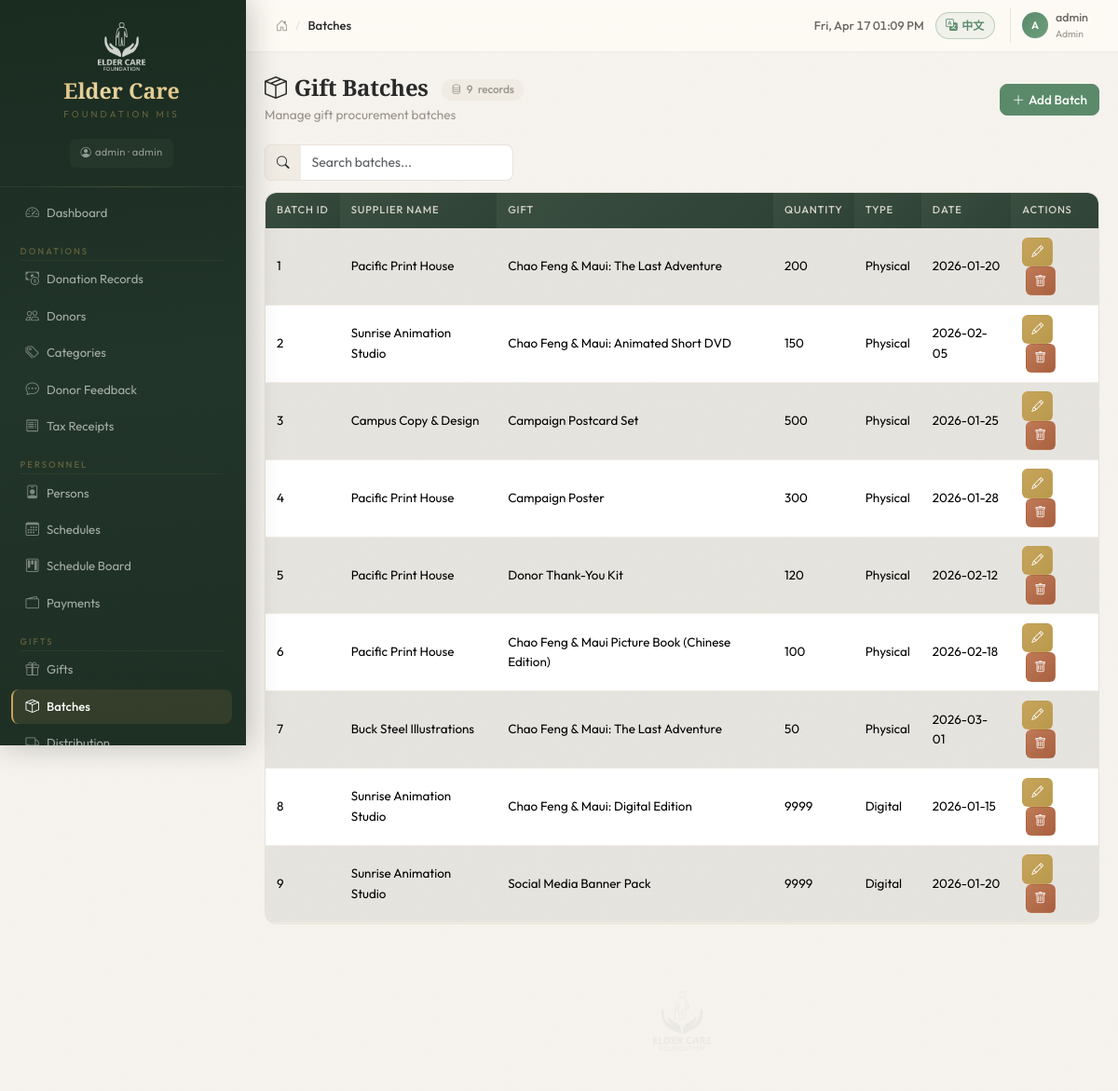
Screenshot of /batches (signed in) with the database file from the repository.
### tables this page shows
CREATE TABLE "User" (
	"user_id"	INTEGER,
	"user_name"	TEXT,
	"password"	TEXT,
	"email"	TEXT,
	"is_active"	INTEGER,
	"created_date"	NUMERIC,
	"updated_date"	NUMERIC, role TEXT DEFAULT "viewer",
	PRIMARY KEY("user_id")
);

CREATE TABLE "gift_batch" (
	"batch_id"	INTEGER,
	"supplier_id"	INTEGER,
	"gift_id"	INTEGER,
	"batch_quantity"	INTEGER,
	"batch_type"	TEXT,
	"batch_date"	NUMERIC,
	PRIMARY KEY("batch_id"),
	FOREIGN KEY("gift_id") REFERENCES "gifts"("gift_id"),
	FOREIGN KEY("supplier_id") REFERENCES "suppliers"("supplier_id")
);

CREATE TABLE "suppliers" (
	"supplier_id"	INTEGER,
	"supplier_name"	TEXT,
	"address"	TEXT,
	"phone"	TEXT,
	"company"	TEXT,
	"contact_name"	TEXT, contact_email TEXT,
	PRIMARY KEY("supplier_id")
);

CREATE TABLE "gifts" (
	"gift_id"	INTEGER,
	"gift_name"	TEXT,
	"gift_type"	TEXT,
	"unit_cost"	REAL,
	"description"	TEXT,
	"current_stock"	INTEGER,
	"min_stock_level"	INTEGER,
	"is_active"	NUMERIC,
	"created_date"	INTEGER,
	PRIMARY KEY("gift_id")
);

### blueprints/gifts.py (the view)
@gifts_bp.route('/batches')
@login_required
@role_required('event_coordinator')
def batches_list():
    rows = query_db(
        'SELECT b.*, g.gift_name, s.supplier_name '
        'FROM gift_batch b '
        'LEFT JOIN gifts g ON b.gift_id = g.gift_id '
        'LEFT JOIN suppliers s ON b.supplier_id = s.supplier_id '
        'ORDER BY b.batch_id ASC'
    )
    gifts = query_db('SELECT gift_id, gift_name FROM gifts ORDER BY gift_name')
    suppliers = query_db('SELECT supplier_id, supplier_name FROM suppliers ORDER BY supplier_name')
    return render_template('gifts/batches.html', rows=rows, gifts=gifts, suppliers=suppliers)

### blueprints/auth.py (called while the page is built)
def role_required(*roles):
    def decorator(f):
        @wraps(f)
        def wrapped(*args, **kwargs):
            if not current_user.has_role(*roles):
                flash('Insufficient permissions to access this page', 'warning')
                return redirect(url_for('dashboard.index'))
            return f(*args, **kwargs)
        return wrapped
    return decorator

    @property
    def is_admin(self):
        return self.role == 'admin'

    def has_role(self, *roles):
        return self.role in roles or self.role == 'admin'

### db.py (called while the page is built)
def get_db():
    if 'db' not in g:
        g.db = sqlite3.connect(current_app.config['DATABASE'])
        g.db.row_factory = sqlite3.Row
        g.db.execute('PRAGMA foreign_keys = ON')
    return g.db

def query_db(sql, args=(), one=False):
    cur = get_db().execute(sql, args)
    rv = cur.fetchall()
    cur.close()
    return (rv[0] if rv else None) if one else rv

### templates/gifts/batches.html (shortened to what this page needs)
{% extends "base.html" %}
{% from "macros/i18n_values.html" import value as i18n_value %}
{% block breadcrumb %}<span data-i18n="Batches">Batches</span>{% endblock %}
{% block content %}
<div class="page-header">
  <div>
    <h4 class="mb-1"><i class="bi bi-box-seam me-2"></i><span data-i18n="Gift Batches">Batch Management</span> <span class="record-count"><i class="bi bi-database"></i>{{ rows|length }} <span data-i18n="records">records</span></span></h4>
    <p class="page-subtitle" data-i18n="Manage gift procurement batches">Track gift batch orders and quantities</p>
  </div>
  <button class="btn btn-primary" onclick="openAdd()"><i class="bi bi-plus-lg me-1"></i><span data-i18n="Add Batch">Add Batch</span></button>
</div>
<div class="table-info-bar">
<div class="table-search mb-3">
  <div class="input-group" style="max-width:320px;">
    <span class="input-group-text"><i class="bi bi-search"></i></span>
    <input type="text" class="form-control" data-i18n-placeholder="Search batches..." placeholder="Search batches..." id="tableSearch">
  </div>
</div>
</div>
{% if rows %}
<div class="table-responsive">
  <table class="table table-striped table-hover align-middle">
    <thead class="table-header">
      <tr>
        <th data-i18n="Batch ID">Batch ID</th><th data-i18n="Supplier Name">Supplier</th><th data-i18n="Gift">Gift</th><th data-i18n="Quantity">Quantity</th><th data-i18n="Type">Type</th><th data-i18n="Date">Date</th><th data-i18n="Actions">Actions</th>
      </tr>
    </thead>
    <tbody>
      {% for r in rows %}
      <tr>
        <td>{{ r.batch_id }}</td>
        <td>{{ r.supplier_name }}</td>
        <td>{{ r.gift_name }}</td>
        <td>{{ r.batch_quantity }}</td>
        <td>{{ i18n_value(r.batch_type) }}</td>
        <td>{{ r.batch_date }}</td>
        <td>
          <button class="btn btn-sm btn-warning" aria-label="Edit" data-bs-toggle="tooltip" data-i18n-title="Edit" title="Edit" onclick="openEdit({{ r.batch_id }}, '{{ r.supplier_id }}', '{{ r.gift_id }}', '{{ r.batch_quantity }}', '{{ r.batch_type }}', '{{ r.batch_date }}')"><i class="bi bi-pencil"></i></button>
          <button class="btn btn-sm btn-danger" aria-label="Delete" data-bs-toggle="tooltip" data-i18n-title="Delete" title="Delete" onclick="confirmDelete('{{ url_for('gifts.batches_delete', id=r.batch_id) }}', 'Batch #{{ r.batch_id }}')"><i class="bi bi-trash"></i></button>
        </td>
      </tr>
      {% endfor %}
    </tbody>
  </table>
</div>
{% else %}
<div class="empty-state">
  <i class="bi bi-inbox"></i>
  <h6 data-i18n="No records found">No records found</h6>
  <p data-i18n="Click &quot;Add&quot; to create your first entry.">Click "Add" to create your first entry.</p>
</div>
{% endif %}
{% endblock %}

### templates/base.html (shortened to what this page needs)
<!DOCTYPE html>
<html lang="en">
<head>
  <link href="https://cdn.jsdelivr.net/npm/bootstrap@5.3.3/dist/css/bootstrap.min.css" rel="stylesheet">
  <link href="https://cdn.jsdelivr.net/npm/bootstrap-icons@1.11.3/font/bootstrap-icons.min.css" rel="stylesheet">
  <link href="{{ url_for('static', filename='css/style.css') }}" rel="stylesheet">
</head>
<body>
{% if current_user.is_authenticated %}
<div class="d-flex" id="wrapper">
  <div id="sidebar">
    <div class="sidebar-brand">
      <div class="text-center">
        <img src="{{ url_for('static', filename='img/logo.png') }}" alt="Logo" class="sidebar-logo mb-2">
        <div class="sidebar-title" data-i18n="Elder Care">Elder Care</div>
        <div class="sidebar-subtitle" data-i18n="Foundation MIS">Foundation MIS</div>
      </div>
      <div class="text-center mt-2">
        <span class="sidebar-user"><i class="bi bi-person-circle me-1"></i>{{ current_user.user_name }} &middot; {{ current_user.role }}</span>
      </div>
    </div>
    <nav class="nav flex-column px-2 py-2" aria-label="Main navigation">
      <a class="nav-link" href="{{ url_for('dashboard.index') }}"><i class="bi bi-speedometer2 me-2"></i><span data-i18n="Dashboard">Dashboard</span></a>
      {% if current_user.has_role('finance') %}
      <div class="section-label" data-i18n="Donations">Donations</div>
      <a class="nav-link" href="{{ url_for('donations.donations_list') }}"><i class="bi bi-cash-coin me-2"></i><span data-i18n="Donation Records">Donation Records</span></a>
      <a class="nav-link" href="{{ url_for('donations.donors_list') }}"><i class="bi bi-people me-2"></i><span data-i18n="Donors">Donors</span></a>
      <a class="nav-link" href="{{ url_for('donations.categories_list') }}"><i class="bi bi-tags me-2"></i><span data-i18n="Categories">Categories</span></a>
      <a class="nav-link" href="{{ url_for('donations.feedback_list') }}"><i class="bi bi-chat-dots me-2"></i><span data-i18n="Donor Feedback">Donor Feedback</span></a>
      <a class="nav-link" href="{{ url_for('donations.receipts_list') }}"><i class="bi bi-receipt me-2"></i><span data-i18n="Tax Receipts">Tax Receipts</span></a>
      {% endif %}
      {% if current_user.has_role('event_coordinator') %}
      <div class="section-label" data-i18n="Personnel">Personnel</div>
      <a class="nav-link" href="{{ url_for('personnel.persons_list') }}"><i class="bi bi-person-badge me-2"></i><span data-i18n="Persons">Persons</span></a>
      <a class="nav-link" href="{{ url_for('personnel.schedules_list') }}"><i class="bi bi-calendar3 me-2"></i><span data-i18n="Schedules">Schedules</span></a>
      <a class="nav-link" href="{{ url_for('personnel.schedule_board') }}"><i class="bi bi-kanban me-2"></i><span data-i18n="Schedule Board">Schedule Board</span></a>
      <a class="nav-link" href="{{ url_for('personnel.payments_list') }}"><i class="bi bi-wallet2 me-2"></i><span data-i18n="Payments">Payments</span></a>
      <div class="section-label" data-i18n="Gifts">Gifts</div>
      <a class="nav-link" href="{{ url_for('gifts.gifts_list') }}"><i class="bi bi-gift me-2"></i><span data-i18n="Gifts">Gifts</span></a>
      <a class="nav-link" href="{{ url_for('gifts.batches_list') }}"><i class="bi bi-box-seam me-2"></i><span data-i18n="Batches">Batches</span></a>
      <a class="nav-link" href="{{ url_for('gifts.distribution_list') }}"><i class="bi bi-truck me-2"></i><span data-i18n="Distribution">Distribution</span></a>
      {% endif %}
    </nav>
  </div>
  <div class="flex-grow-1 d-flex flex-column" style="min-width:0;">
    <div class="topbar">
      <nav aria-label="breadcrumb">
        <ol class="breadcrumb">
          <li class="breadcrumb-item"><a href="{{ url_for('dashboard.index') }}"><i class="bi bi-house-door"></i></a></li>
          <li class="breadcrumb-item active">{% block breadcrumb %}Dashboard{% endblock %}</li>
        </ol>
      </nav>
      <div class="topbar-right">
        <span class="topbar-time" id="topbarTime"></span>
        <button id="langToggleBtn" class="btn btn-sm lang-toggle-btn" onclick="I18n.setLang(I18n.getLang()==='en'?'zh':'en')" title="切换为中文">
        </button>
        <div class="topbar-user">
          <div class="topbar-user-avatar">{{ current_user.user_name[0]|upper }}</div>
          <div>
            <div class="topbar-user-name">{{ current_user.user_name }}</div>
            <div class="topbar-user-role">{{ current_user.role }}</div>
          </div>
        </div>
      </div>
    </div>
    <div class="content-area flex-grow-1" id="main-content" role="main">
      {% block content %}{% endblock %}
      <div class="watermark-footer">
        <img src="{{ url_for('static', filename='img/logo.png') }}" alt="Elder Care Foundation">
      </div>
    </div>
  </div>
</div>
{% endif %}
</body>
</html>

### templates/macros/i18n_values.html
{% macro value(key) -%}
  {%- if key is not none and key|string -%}
    <span data-i18n="{{ key }}">{{ key }}</span>
  {%- endif -%}
{%- endmacro %}

### rows the page displays
User: user_name "admin", role "admin", user_name "A", role "Admin"
gift_batch: batch_id "1", supplier_name "Pacific Print House", gift_name "Chao Feng & Maui: The Last Adventure", batch_quantity "200", batch_date "2026-01-20"
gift_batch: batch_id "2", supplier_name "Sunrise Animation Studio", gift_name "Chao Feng & Maui: Animated Short DVD", batch_quantity "150", batch_date "2026-02-05"
gift_batch: batch_id "3", supplier_name "Campus Copy & Design", gift_name "Campaign Postcard Set", batch_quantity "500", batch_date "2026-01-25"
gift_batch: batch_id "4", supplier_name "Pacific Print House", gift_name "Campaign Poster", batch_quantity "300", batch_date "2026-01-28"
gift_batch: batch_id "5", supplier_name "Pacific Print House", gift_name "Donor Thank-You Kit", batch_quantity "120", batch_date "2026-02-12"
gift_batch: batch_id "6", supplier_name "Pacific Print House", gift_name "Chao Feng & Maui Picture Book (Chinese Edition)", batch_quantity "100", batch_date "2026-02-18"
gift_batch: batch_id "7", supplier_name "Buck Steel Illustrations", gift_name "Chao Feng & Maui: The Last Adventure", batch_quantity "50", batch_date "2026-03-01"
gift_batch: batch_id "8", supplier_name "Sunrise Animation Studio", gift_name "Chao Feng & Maui: Digital Edition", batch_quantity "9999", batch_date "2026-01-15"
gift_batch: batch_id "9", supplier_name "Sunrise Animation Studio", gift_name "Social Media Banner Pack", batch_quantity "9999", batch_date "2026-01-20"

### other values shown
{{ rows|length }} "9"
